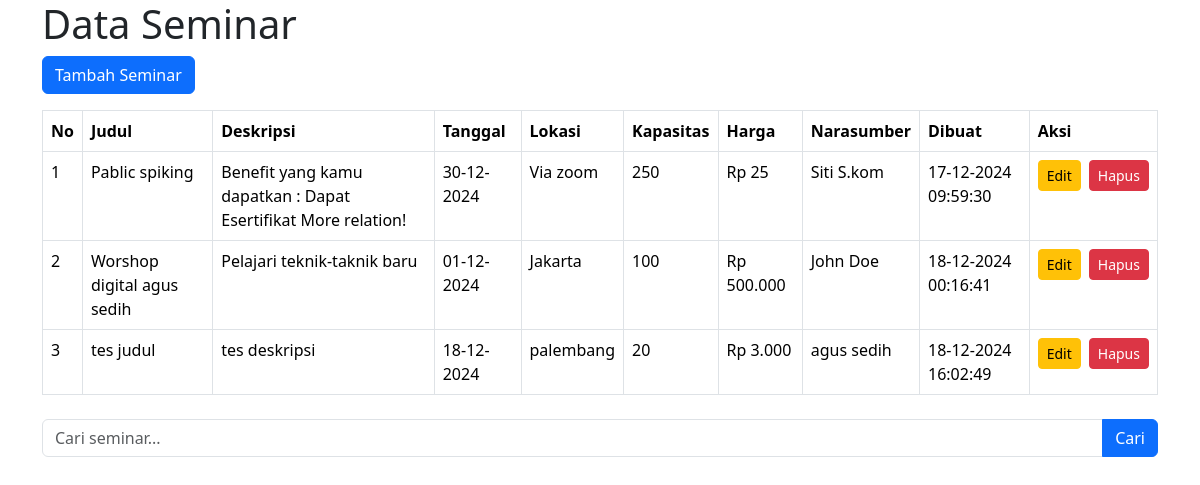
The app's page /data_seminar.php, older data.
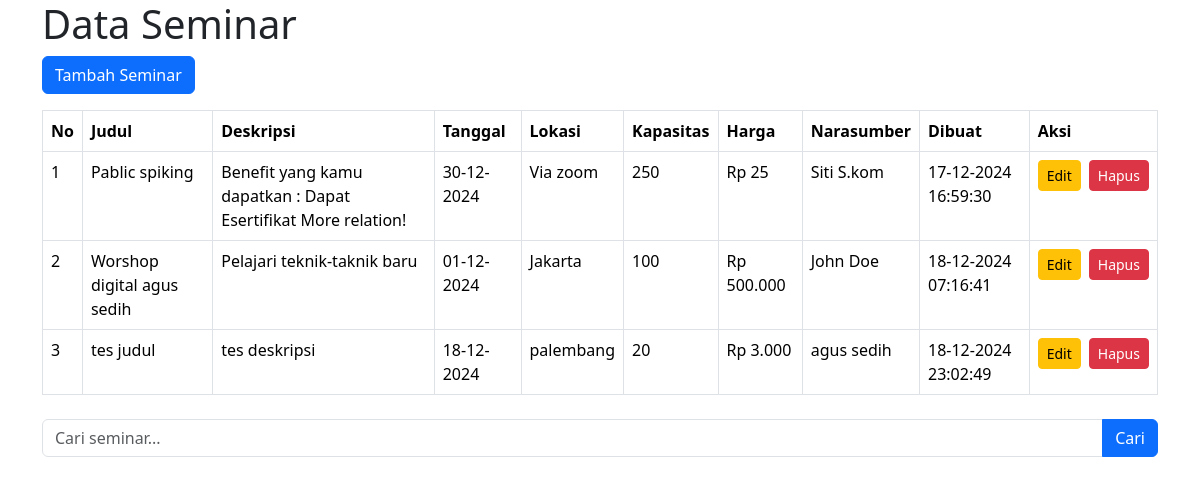
The same page, newer data.
### tables this page shows
CREATE TABLE IF NOT EXISTS `tb_seminar` (
  `ID` int(11) NOT NULL AUTO_INCREMENT,
  `Judul` varchar(200) NOT NULL,
  `Deskripsi` text NOT NULL,
  `Tanggal` date NOT NULL,
  `Lokasi` varchar(255) NOT NULL,
  `Kapasitas` int(11) NOT NULL,
  `Harga` int(11) NOT NULL,
  `Kategori` varchar(100) NOT NULL,
  `Narasumber` varchar(100) NOT NULL,
  `Dibuat` timestamp NOT NULL DEFAULT CURRENT_TIMESTAMP,
  PRIMARY KEY (`ID`)
);

### data_seminar.php (the view, shortened to what this page needs)
<?php
$servername = "localhost";
$username = "root";
$password = "";
$dbname = "ranti";
$conn = new mysqli($servername, $username, $password, $dbname);
$sql = "SELECT * FROM tb_seminar";
$result = $conn->query($sql);
$searchQuery = '';
?>
<!DOCTYPE html>
<html lang="id">
<head>
    <link href="https://cdn.jsdelivr.net/npm/bootstrap@5.3.3/dist/css/bootstrap.min.css" rel="stylesheet">
</head>
<body>
    <div class="container">
        <h1>Data Seminar</h1>
        <a href="?action=tambah" class="btn btn-primary mb-3">Tambah Seminar</a>
        <table class="table table-bordered table-hover">
            <thead>
                <tr>
                    <th>No</th>
                    <th>Judul</th>
                    <th>Deskripsi</th>
                    <th>Tanggal</th>
                    <th>Lokasi</th>
                    <th>Kapasitas</th>
                    <th>Harga</th>
                    <th>Narasumber</th>
                    <th>Dibuat</th>
                    <th>Aksi</th>
                </tr>
            </thead>
            <tbody>
                <?php
                if ($result->num_rows > 0) {
                    $no = 1;
                    while ($row = $result->fetch_assoc()) {
                        echo "<tr>";
                        echo "<td>" . $no++ . "</td>";
                        echo "<td>" . htmlspecialchars($row['Judul']) . "</td>";
                        echo "<td>" . htmlspecialchars($row['Deskripsi']) . "</td>";
                        echo "<td>" . date('d-m-Y', strtotime($row['Tanggal'])) . "</td>";
                        echo "<td>" . htmlspecialchars($row['Lokasi']) . "</td>";
                        echo "<td>" . htmlspecialchars($row['Kapasitas']) . "</td>";
                        echo "<td>Rp " . number_format($row['Harga'], 0, ',', '.') . "</td>";
                        echo "<td>" . htmlspecialchars($row['Narasumber']) . "</td>";
                        if (isset($row['Dibuat'])) {
                            echo "<td>" . date('d-m-Y H:i:s', strtotime($row['Dibuat'])) . "</td>";
                        } else {
                            echo "<td>-</td>";
                        }
                        echo "<td>
                                <div class='d-flex justify-content-start'>
                                    <a href='?action=edit&id=" . $row['ID'] . "' class='btn btn-warning btn-sm me-2'>Edit</a>
                                    <a href='?action=hapus&id=" . $row['ID'] . "' class='btn btn-danger btn-sm' onclick='return confirm(\"Yakin ingin menghapus?\")'>Hapus</a>
                                </div>
                              </td>";
                        echo "</tr>";
                    }
                } else {
                    echo "<tr><td colspan='10'>Tidak ada data seminar.</td></tr>";
                }
                ?>
            </tbody>
        </table>
        <form class="mt-4" method="GET" action="">
            <div class="input-group mb-3">
                <input type="text" name="query" class="form-control" value="<?= $searchQuery ?>" placeholder="Cari seminar...">
                <button type="submit" class="btn btn-primary">Cari</button>
            </div>
        </form>
    </div>
</body>
</html>

Row changes from the older to the newer data that the page shows:
changed tb_seminar "Pablic spiking": Dibuat "17-12-2024 09:59:30" → "17-12-2024 16:59:30"
changed tb_seminar "Worshop digital agus sedih": Dibuat "18-12-2024 00:16:41" → "18-12-2024 07:16:41"
changed tb_seminar "tes judul": Dibuat "18-12-2024 16:02:49" → "18-12-2024 23:02:49"
